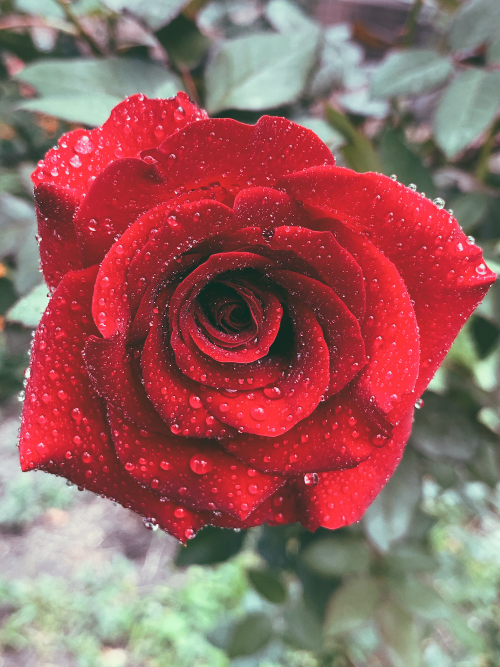
#> input picture Python/OpenCV/Photos/flower.png, 1000 x 1333 px (shown at 1/2 size)
$ python libraryfunctions.py
#> lines starting #> are read from the running program, lines starting #| are printed output that depends on the picture; after the words box and inside, x2 and y2 are one past the last pixel; in counts of white or black regions, pixels touching at a corner belong together
import cv2 as  cv

path = r'Photos/flower.png'

img = cv.imread(path)
#> img is the input picture: shape (1333, 1000, 3); mean B, G, R 97.4, 99.7, 151.4
img = cv.resize(img, (256, 256))
#> img: shape (256, 256, 3)
cv.imshow('RGB Image', img)

im_rgb = cv.cvtColor(img, cv.COLOR_BGR2RGB)
cv.imshow('BGR Image', im_rgb)
im_ycc = cv.cvtColor(img, cv.COLOR_BGR2YCR_CB)
#> im_ycc: shape (256, 256, 3); mean of channels 0, 1, 2 114.8, 154, 118.1
cv.imshow('YCrCb Image', im_ycc)
im_hsv = cv.cvtColor(img, cv.COLOR_BGR2HSV)
#> im_hsv: shape (256, 256, 3); mean H, S, V 100.6, 104.5, 159
cv.imshow('HSV Image', im_hsv)

b, g, r = cv.split(img)
img = cv.merge((r, g, b))
cv.imshow('Merged Image', img)

rot1 = cv.rotate(img, cv.ROTATE_90_CLOCKWISE)
cv.imshow('90 Degree Clockwise Image', rot1)
rot2 = cv.rotate(img, cv.ROTATE_180)
cv.imshow('180 Degree image', rot2)
rot3 = cv.rotate(img, cv.ROTATE_90_COUNTERCLOCKWISE)
cv.imshow('90 Degree Counterclockwise Image', rot3)

# Sobel operator
img_gray = cv.cvtColor(img, cv.COLOR_BGR2GRAY)
img_blur = cv.GaussianBlur(img_gray, (3, 3), 0)
cv.imshow('Grey Image', img_gray)
cv.imshow('Blur Image', img_blur)
sobelx = cv.Sobel(src = img_blur, ddepth = cv.CV_64F, dx = 1, dy = 0, ksize = 5)
sobely = cv.Sobel(src = img_blur, ddepth = cv.CV_64F, dx = 0, dy = 1, ksize = 5)
sobelxy = cv.Sobel(src = img_blur, ddepth = cv.CV_64F, dx = 1, dy = 1, ksize = 5)
cv.imshow('Sobel X', sobelx)
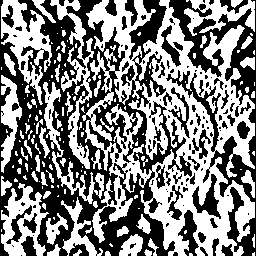
#> window 'Sobel X': shape (256, 256); 50.5% white; 138 black regions (88 under 20 px), largest, box (x1, y1, x2, y2) and area: (0, 0, 192, 256) 20844, (166, 0, 256, 256) 6146, (192, 174, 221, 219) 507
cv.imshow('Sobel Y', sobely)
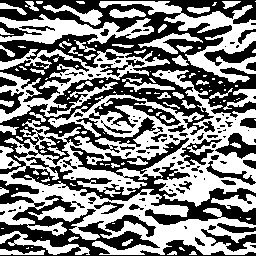
#> window 'Sobel Y': shape (256, 256); 51% white; 125 black regions (75 under 20 px), largest, box (x1, y1, x2, y2) and area: (0, 0, 256, 225) 20664, (0, 180, 256, 256) 4394, (0, 54, 89, 102) 1395
cv.imshow('Sobel XY', sobelxy)
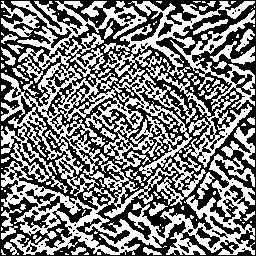
#> window 'Sobel XY': shape (256, 256); 48.4% white; 136 white regions (92 under 20 px), largest, box (x1, y1, x2, y2) and area: (1, 1, 255, 255) 27721, (221, 127, 255, 167) 483, (210, 41, 255, 65) 368

# Canny operator
canny = cv.Canny(image = img_blur, threshold1 = 100, threshold2 = 200)
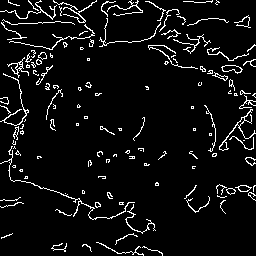
#> canny: shape (256, 256); 6.2% white in thin lines or dots
cv.imshow('Canny', canny)

eq = cv.equalizeHist(img_gray)
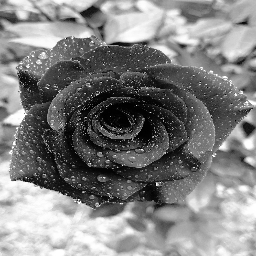
#> eq: shape (256, 256); min 0, max 255, mean 128.7
cv.imshow('Equalized Image', eq)

laplacian = cv.Laplacian(img_blur, cv.CV_64F)
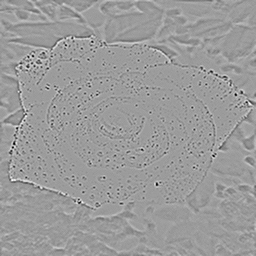
#> laplacian: shape (256, 256) float64; min -120, max 77, mean 0; drawn with min black and max white
cv.imshow('Laplacian', laplacian)
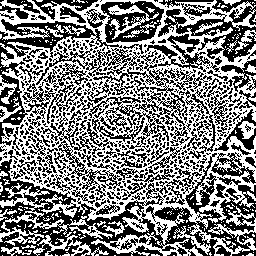
#> window 'Laplacian': shape (256, 256); 50.3% white; black in thin lines or dots

cv.waitKey(0)
cv.destroyAllWindows()

$ run again, with Python/OpenCV/Photos/book.jpeg saved as Python/OpenCV/Photos/flower.png
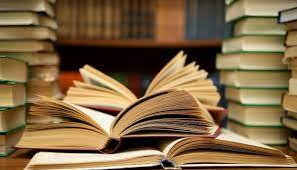
#> input picture Python/OpenCV/Photos/book.jpeg, 297 x 170 px
#> img is the input picture: shape (170, 297, 3); mean B, G, R 68.9, 102.9, 128.1
#> img: shape (256, 256, 3)
#> im_ycc: shape (256, 256, 3); mean of channels 0, 1, 2 106.4, 143.4, 106.8
#> im_hsv: shape (256, 256, 3); mean H, S, V 25.1, 138.2, 128.6
#> `cv.imshow('Sobel X', sobelx)`:
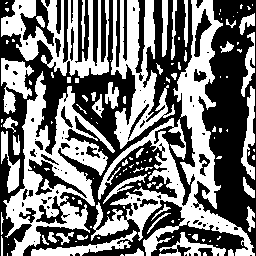
#> window 'Sobel X': shape (256, 256); 46.9% white; 126 white regions (76 under 20 px), largest, box (x1, y1, x2, y2) and area: (91, 0, 255, 256) 8953, (3, 71, 115, 256) 6966, (111, 0, 175, 149) 3833
#> canny: shape (256, 256); 9.3% white in thin lines or dots
#> `cv.imshow('Laplacian', laplacian)`:
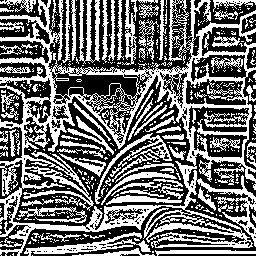
#> window 'Laplacian': shape (256, 256); 43.7% white; 422 white regions (337 under 20 px), largest, box (x1, y1, x2, y2) and area: (0, 0, 256, 256) 15748, (24, 232, 151, 256) 880, (95, 133, 172, 204) 812

$ run again, with Python/OpenCV/Photos/city.jpeg saved as Python/OpenCV/Photos/flower.png
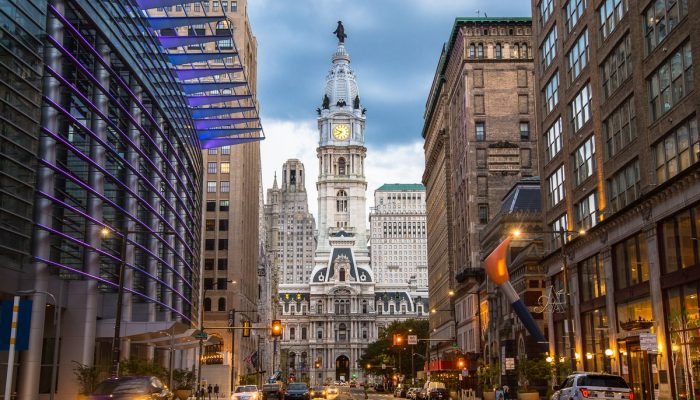
#> input picture Python/OpenCV/Photos/city.jpeg, 700 x 400 px
#> img is the input picture: shape (400, 700, 3); mean B, G, R 88.4, 89.2, 97.9
#> img: shape (256, 256, 3)
#> im_ycc: shape (256, 256, 3); mean of channels 0, 1, 2 91.6, 132.5, 126.1
#> im_hsv: shape (256, 256, 3); mean H, S, V 53.6, 86.3, 109.4
#> `cv.imshow('Sobel X', sobelx)`:
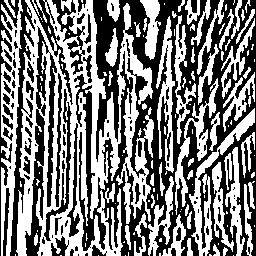
#> window 'Sobel X': shape (256, 256); 49.2% white; 130 white regions (67 under 20 px), largest, box (x1, y1, x2, y2) and area: (16, 0, 154, 256) 15676, (1, 0, 23, 256) 2524, (189, 108, 255, 256) 1587
#> canny: shape (256, 256); 17% white in thin lines or dots
#> `cv.imshow('Laplacian', laplacian)`:
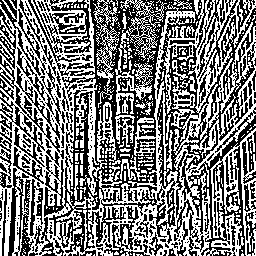
#> window 'Laplacian': shape (256, 256); 48.7% white in thin lines or dots
